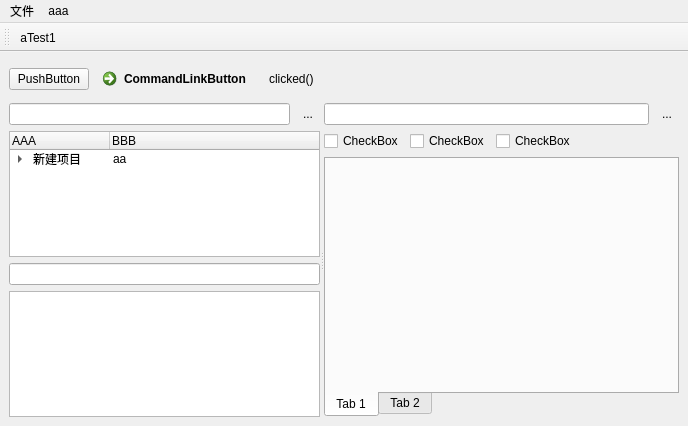
<?xml version="1.0" encoding="UTF-8"?>
<ui version="4.0">
 <class>MainWindow</class>
 <widget class="QMainWindow" name="MainWindow">
  <property name="geometry">
   <rect>
    <x>0</x>
    <y>0</y>
    <width>688</width>
    <height>426</height>
   </rect>
  </property>
  <property name="mouseTracking">
   <bool>false</bool>
  </property>
  <property name="windowTitle">
   <string>MainWindow</string>
  </property>
  <property name="tabletTracking" stdset="0">
   <bool>false</bool>
  </property>
  <widget class="QWidget" name="centralwidget">
   <property name="enabled">
    <bool>true</bool>
   </property>
   <property name="sizePolicy">
    <sizepolicy hsizetype="Preferred" vsizetype="Preferred">
     <horstretch>0</horstretch>
     <verstretch>0</verstretch>
    </sizepolicy>
   </property>
   <property name="mouseTracking">
    <bool>false</bool>
   </property>
   <property name="focusPolicy">
    <enum>Qt::NoFocus</enum>
   </property>
   <property name="contextMenuPolicy">
    <enum>Qt::DefaultContextMenu</enum>
   </property>
   <property name="acceptDrops">
    <bool>false</bool>
   </property>
   <property name="layoutDirection">
    <enum>Qt::LeftToRight</enum>
   </property>
   <property name="autoFillBackground">
    <bool>false</bool>
   </property>
   <property name="tabletTracking" stdset="0">
    <bool>false</bool>
   </property>
   <layout class="QVBoxLayout" name="verticalLayout_3">
    <item>
     <layout class="QHBoxLayout" name="horizontalLayout">
      <property name="spacing">
       <number>6</number>
      </property>
      <property name="sizeConstraint">
       <enum>QLayout::SetDefaultConstraint</enum>
      </property>
      <property name="leftMargin">
       <number>0</number>
      </property>
      <item>
       <widget class="QPushButton" name="pushButton">
        <property name="sizePolicy">
         <sizepolicy hsizetype="Fixed" vsizetype="Fixed">
          <horstretch>0</horstretch>
          <verstretch>0</verstretch>
         </sizepolicy>
        </property>
        <property name="text">
         <string>PushButton</string>
        </property>
        <property name="checkable">
         <bool>false</bool>
        </property>
        <property name="-command" stdset="0">
         <string>&quot;BTTest()&quot;</string>
        </property>
        <property name="+command" stdset="0">
         <string>&quot;BTTest()&quot;</string>
        </property>
       </widget>
      </item>
      <item>
       <widget class="QCommandLinkButton" name="commandLinkButton">
        <property name="text">
         <string>CommandLinkButton</string>
        </property>
       </widget>
      </item>
      <item>
       <widget class="QLabel" name="label">
        <property name="text">
         <string>clicked()</string>
        </property>
       </widget>
      </item>
      <item>
       <spacer name="horizontalSpacer">
        <property name="orientation">
         <enum>Qt::Horizontal</enum>
        </property>
        <property name="sizeHint" stdset="0">
         <size>
          <width>5</width>
          <height>5</height>
         </size>
        </property>
       </spacer>
      </item>
     </layout>
    </item>
    <item>
     <widget class="QSplitter" name="splitter">
      <property name="sizePolicy">
       <sizepolicy hsizetype="Expanding" vsizetype="Expanding">
        <horstretch>0</horstretch>
        <verstretch>0</verstretch>
       </sizepolicy>
      </property>
      <property name="sizeIncrement">
       <size>
        <width>0</width>
        <height>0</height>
       </size>
      </property>
      <property name="baseSize">
       <size>
        <width>0</width>
        <height>0</height>
       </size>
      </property>
      <property name="orientation">
       <enum>Qt::Horizontal</enum>
      </property>
      <widget class="QWidget" name="verticalLayoutWidget">
       <layout class="QVBoxLayout" name="verticalLayout">
        <item>
         <layout class="QHBoxLayout" name="horizontalLayout_2">
          <item>
           <widget class="QLineEdit" name="lineEdit_2">
            <property name="sizePolicy">
             <sizepolicy hsizetype="MinimumExpanding" vsizetype="Fixed">
              <horstretch>0</horstretch>
              <verstretch>0</verstretch>
             </sizepolicy>
            </property>
            <property name="-changeCommand" stdset="0">
             <string>&quot;findFolder_changeCommand()&quot;</string>
            </property>
           </widget>
          </item>
          <item>
           <widget class="QToolButton" name="toolButton">
            <property name="text">
             <string>...</string>
            </property>
            <property name="autoRepeat">
             <bool>false</bool>
            </property>
            <property name="autoRaise">
             <bool>true</bool>
            </property>
           </widget>
          </item>
         </layout>
        </item>
        <item>
         <widget class="QTreeWidget" name="treeWidget_folder">
          <property name="sizePolicy">
           <sizepolicy hsizetype="MinimumExpanding" vsizetype="Expanding">
            <horstretch>0</horstretch>
            <verstretch>0</verstretch>
           </sizepolicy>
          </property>
          <property name="lineWidth">
           <number>1</number>
          </property>
          <property name="autoScrollMargin">
           <number>16</number>
          </property>
          <property name="indentation">
           <number>20</number>
          </property>
          <property name="columnCount">
           <number>2</number>
          </property>
          <attribute name="headerDefaultSectionSize">
           <number>100</number>
          </attribute>
          <attribute name="headerMinimumSectionSize">
           <number>19</number>
          </attribute>
          <column>
           <property name="text">
            <string notr="true">AAA</string>
           </property>
          </column>
          <column>
           <property name="text">
            <string notr="true">BBB</string>
           </property>
          </column>
          <item>
           <property name="text">
            <string>新建项目</string>
           </property>
           <property name="text">
            <string>aa</string>
           </property>
           <item>
            <property name="text">
             <string>新建子项目</string>
            </property>
            <property name="text">
             <string>sd</string>
            </property>
           </item>
          </item>
         </widget>
        </item>
        <item>
         <widget class="QLineEdit" name="lineEdit_3"/>
        </item>
        <item>
         <widget class="QTreeView" name="treeView_folder"/>
        </item>
       </layout>
      </widget>
      <widget class="QWidget" name="verticalLayoutWidget_2">
       <layout class="QVBoxLayout" name="verticalLayout_2">
        <item>
         <layout class="QHBoxLayout" name="horizontalLayout_4">
          <item>
           <widget class="QLineEdit" name="lineEdit"/>
          </item>
          <item>
           <widget class="QToolButton" name="toolButton_2">
            <property name="text">
             <string>...</string>
            </property>
            <property name="autoExclusive">
             <bool>false</bool>
            </property>
            <property name="autoRaise">
             <bool>true</bool>
            </property>
           </widget>
          </item>
         </layout>
        </item>
        <item>
         <layout class="QHBoxLayout" name="horizontalLayout_3">
          <item>
           <widget class="QCheckBox" name="checkBox">
            <property name="text">
             <string>CheckBox</string>
            </property>
           </widget>
          </item>
          <item>
           <widget class="QCheckBox" name="checkBox_2">
            <property name="text">
             <string>CheckBox</string>
            </property>
           </widget>
          </item>
          <item>
           <widget class="QCheckBox" name="checkBox_3">
            <property name="text">
             <string>CheckBox</string>
            </property>
           </widget>
          </item>
          <item>
           <spacer name="horizontalSpacer_2">
            <property name="orientation">
             <enum>Qt::Horizontal</enum>
            </property>
            <property name="sizeHint" stdset="0">
             <size>
              <width>40</width>
              <height>20</height>
             </size>
            </property>
           </spacer>
          </item>
         </layout>
        </item>
        <item>
         <widget class="QTabWidget" name="tabWidget">
          <property name="enabled">
           <bool>true</bool>
          </property>
          <property name="tabPosition">
           <enum>QTabWidget::South</enum>
          </property>
          <property name="currentIndex">
           <number>0</number>
          </property>
          <widget class="QWidget" name="List_box">
           <attribute name="title">
            <string>Tab 1</string>
           </attribute>
           <layout class="QVBoxLayout" name="verticalLayout_4">
            <property name="spacing">
             <number>0</number>
            </property>
            <property name="leftMargin">
             <number>0</number>
            </property>
            <property name="topMargin">
             <number>0</number>
            </property>
            <property name="rightMargin">
             <number>0</number>
            </property>
            <property name="bottomMargin">
             <number>0</number>
            </property>
            <item>
             <layout class="QGridLayout" name="gridLayout"/>
            </item>
            <item>
             <spacer name="verticalSpacer">
              <property name="orientation">
               <enum>Qt::Vertical</enum>
              </property>
              <property name="sizeHint" stdset="0">
               <size>
                <width>20</width>
                <height>222</height>
               </size>
              </property>
             </spacer>
            </item>
           </layout>
          </widget>
          <widget class="QWidget" name="tab_2">
           <attribute name="title">
            <string>Tab 2</string>
           </attribute>
          </widget>
         </widget>
        </item>
       </layout>
      </widget>
     </widget>
    </item>
   </layout>
  </widget>
  <widget class="QToolBar" name="toolBar">
   <property name="windowTitle">
    <string>toolBar</string>
   </property>
   <attribute name="toolBarArea">
    <enum>TopToolBarArea</enum>
   </attribute>
   <attribute name="toolBarBreak">
    <bool>false</bool>
   </attribute>
   <addaction name="actionaTest1"/>
  </widget>
  <widget class="QMenuBar" name="menuBar">
   <property name="geometry">
    <rect>
     <x>0</x>
     <y>0</y>
     <width>688</width>
     <height>23</height>
    </rect>
   </property>
   <widget class="QMenu" name="menuFile">
    <property name="tearOffEnabled">
     <bool>false</bool>
    </property>
    <property name="title">
     <string>文件</string>
    </property>
    <property name="separatorsCollapsible">
     <bool>false</bool>
    </property>
    <property name="toolTipsVisible">
     <bool>false</bool>
    </property>
    <addaction name="actionasSetProject"/>
   </widget>
   <widget class="QMenu" name="menuaa">
    <property name="title">
     <string>aaa</string>
    </property>
    <addaction name="actionbbb"/>
   </widget>
   <addaction name="menuFile"/>
   <addaction name="menuaa"/>
  </widget>
  <action name="actionasSetProject">
   <property name="checkable">
    <bool>false</bool>
   </property>
   <property name="enabled">
    <bool>true</bool>
   </property>
   <property name="text">
    <string>设置工程目录</string>
   </property>
   <property name="autoRepeat">
    <bool>true</bool>
   </property>
   <property name="+command" stdset="0">
    <string>&quot;setMayaProject()&quot;</string>
   </property>
   <property name="-command" stdset="0">
    <string>&quot;setMayaProject()&quot;</string>
   </property>
  </action>
  <action name="actionbbb">
   <property name="text">
    <string>bbb</string>
   </property>
  </action>
  <action name="actionaTest1">
   <property name="text">
    <string>aTest1</string>
   </property>
   <property name="autoRepeat">
    <bool>true</bool>
   </property>
   <property name="+command" stdset="0">
    <string>&quot;aTestFun()&quot;</string>
   </property>
   <property name="+changeCommand" stdset="0">
    <string>&quot;aTestFun()&quot;</string>
   </property>
  </action>
 </widget>
 <resources/>
 <connections/>
</ui>
